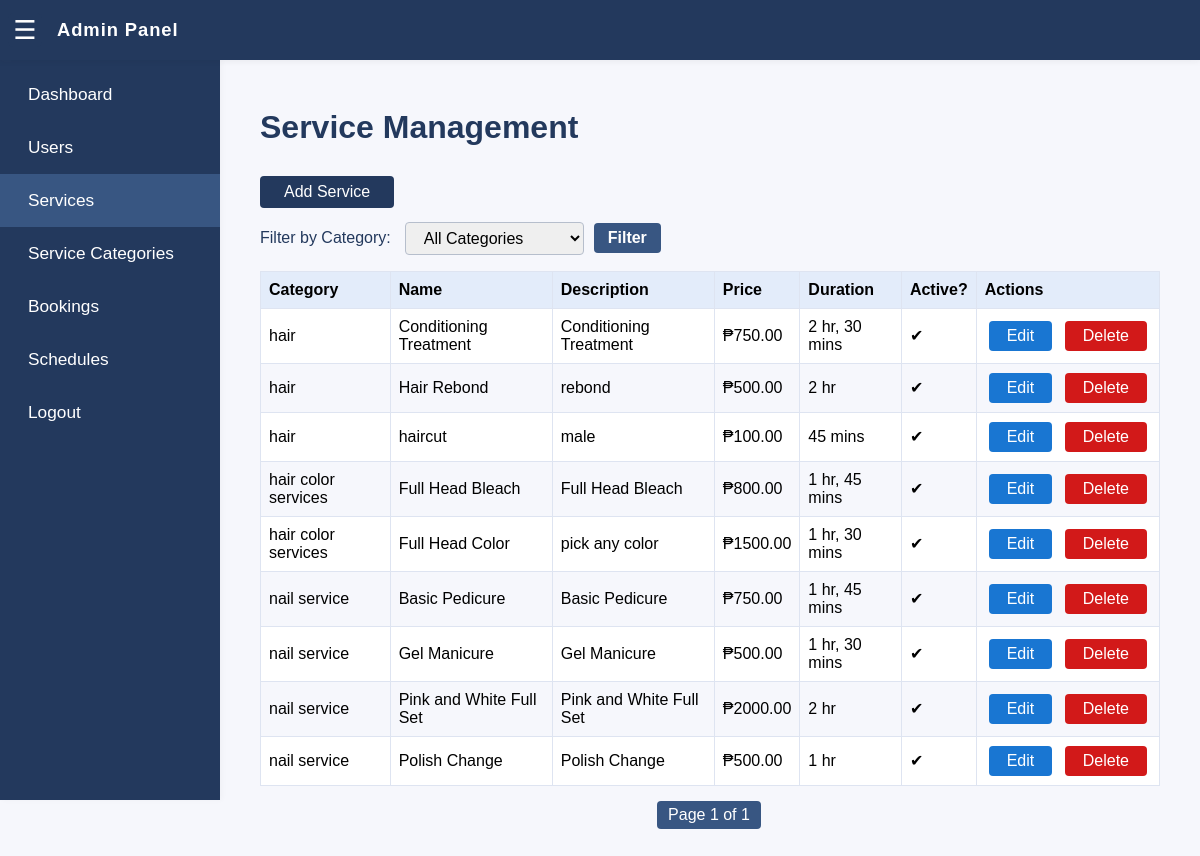
The app's page /dashboard/services/ (signed in) with its own data.
### booking/models.py (models this page shows, shortened)
class Service(models.Model):
    category = models.ForeignKey(ServiceCategory, on_delete=models.CASCADE, related_name='services')
    name = models.CharField(max_length=255)
    description = models.TextField()
    price = models.DecimalField(max_digits=10, decimal_places=2)
    duration_hours = models.PositiveIntegerField(default=0, help_text="Duration hours")
    duration_minutes = models.PositiveIntegerField(default=0, help_text="Duration minutes")
    image = models.ImageField(upload_to='services/', blank=True, null=True)
    is_active = models.BooleanField(default=True)
    class Meta:
        ordering = ['category', 'name']

class ServiceCategory(models.Model):
    name = models.CharField(max_length=255)
    is_active = models.BooleanField(default=True)
    class Meta:
        verbose_name_plural = "Service Categories"

### booking/views.py (the view)
# urls.py: path('dashboard/services/', views.admin_services, name='admin_services'),
@login_required
def admin_services(request):
    service_qs = Service.objects.select_related('category').order_by('category__name', 'name')
    selected_category_id = request.GET.get('category')
    if selected_category_id:
        service_qs = service_qs.filter(category_id=selected_category_id)
    paginator = Paginator(service_qs, 10)
    page_number = request.GET.get('page')
    services = paginator.get_page(page_number)
    categories = ServiceCategory.objects.all().order_by('name')
    return render(request, 'admin/admin_services.html', {
        'services': services,
        'categories': categories,
        'selected_category_id': selected_category_id,
    })

### booking/templates/admin/admin_services.html (shortened to what this page needs)
<!DOCTYPE html>
<html lang="en">
<head>
</head>
<body>
    <div class="app-header">
        <button class="hamburger" id="sidebarToggle" aria-label="Open menu">
            <span>&#9776;</span>
        </button>
        <span class="header-title">Admin Panel</span>
    </div>
    <nav class="sidebar" id="sidebar">
        <div class="sidebar-nav">
            <a href="{% url 'admin_dashboard' %}" class="{% if request.resolver_match.url_name == 'admin_dashboard' %}active{% endif %}">Dashboard</a>
            <a href="{% url 'admin_users' %}" class="{% if request.resolver_match.url_name == 'admin_users' %}active{% endif %}">Users</a>
            <a href="{% url 'admin_services' %}" class="{% if request.resolver_match.url_name == 'admin_services' %}active{% endif %}">Services</a>
            <a href="{% url 'admin_servicecategory_list' %}" class="{% if request.resolver_match.url_name == 'admin_servicecategory_list' %}active{% endif %}">Service Categories</a>
            <a href="{% url 'admin_bookings' %}" class="{% if request.resolver_match.url_name == 'admin_bookings' %}active{% endif %}">Bookings</a>
            <a href="{% url 'admin_schedule' %}" class="{% if request.resolver_match.url_name == 'admin_schedule' %}active{% endif %}">Schedules</a>
            <a href="{% url 'admin_logout' %}" class="logout">Logout</a>
        </div>
    </nav>
    <div class="main-content" id="mainContent">
        <h1 style="color:#23395d">Service Management</h1>
        <a href="{% url 'admin_add_service' %}" class="btn-add-service">Add Service</a>
        <form class="filter-bar" method="get" action="">
            <label for="category-select">Filter by Category:</label>
            <select name="category" id="category-select">
                <option value="">All Categories</option>
            </select>
            <button type="submit">Filter</button>
        </form>
        <table>
            <thead>
                <tr>
                    <th>Category</th>
                    <th>Name</th>
                    <th>Description</th>
                    <th>Price</th>
                    <th>Duration</th>
                    <th>Active?</th>
                    <th>Actions</th>
                </tr>
            </thead>
            <tbody>
                {% for service in services %}
                <tr>
                    <td>{{ service.category.name }}</td>
                    <td>{{ service.name }}</td>
                    <td>{{ service.description|linebreaksbr }}</td>
                    <td>₱{{ service.price }}</td>
                    <td>
                        {% if service.duration_hours %}{{ service.duration_hours }} hr{% if service.duration_minutes %}, {% endif %}{% endif %}
                        {% if service.duration_minutes %}{{ service.duration_minutes }} mins{% endif %}
                    </td>
                    <td>{% if service.is_active %}✔{% else %}✗{% endif %}</td>
                    <td class="actions">
                        <a href="{% url 'admin_edit_service' service.id %}" class="btn-action btn-edit">Edit</a>
                        <form method="post" action="{% url 'admin_delete_service' service.id %}" style="display:inline;" onsubmit="return confirm('Are you sure you want to delete the service &quot;{{ service.name }}&quot;?');">
                            <button type="submit" class="btn-action btn-delete">Delete</button>
                        </form>
                    </td>
                </tr>
                {% empty %}
                <tr>
                    <td colspan="7"><em>No services found.</em></td>
                </tr>
                {% endfor %}
            </tbody>
        </table>
        <div class="pagination">
            <span class="current">Page {{ services.number }} of {{ services.paginator.num_pages }}</span>
        </div>
    </div>
</body>
</html>

### booking/templates/admin/admin_services.html (style rules this page uses)
body { font-family: Arial, sans-serif; margin: 0; background: #f6f7fc; }
.app-header { position: fixed; top: 0; left: 0; right: 0; height: 60px; background: #23395d; color: #fff; z-index: 1200; display: flex; align-items: center; padding-left: 8px; box-shadow: 0 2px 6px rgba(34,34,36,0.05); }
.app-header .hamburger { width: 34px; height: 34px; background: #23395d; color: #fff; border: none; display: flex; align-items: center; justify-content: center; cursor: pointer; border-radius: 5px; outline: none; transition: background 0.2s; font-size: 26px; }
.app-header .header-title { margin-left: 15px; font-size: 1.15em; font-weight: 600; letter-spacing: .05em; flex: 1; }
.sidebar { position: fixed; left: 0; top: 60px; width: 220px; height: calc(100vh - 60px); background: #23395d; color: #fff; padding-top: 0; transition: transform 0.3s ease; z-index: 1000; box-shadow: 2px 0 6px rgba(34,34,36,0.03); display: flex; flex-direction: column; align-items: stretch; }
.sidebar-nav { flex: 1; display: flex; flex-direction: column; margin-top: 8px; }
.sidebar-nav a { display: block; padding: 16px 28px; color: #fff; text-decoration: none; transition: background 0.2s; font-size: 1.08em; }
.sidebar-nav a:hover, .sidebar-nav a.active { background: #385682; }
.main-content { margin-left: 220px; padding: 88px 40px 28px 40px; transition: margin-left 0.3s ease; }
.filter-bar { margin-bottom: 12px; display: flex; align-items: center; gap: 10px; }
.filter-bar label { font-weight: 500; color: #23395d; margin-right: 4px; }
.filter-bar select, .filter-bar button, .filter-bar a { font-size: 1em; padding: 6px 14px; border-radius: 4px; border: 1px solid #b6becc; outline: none; }
.filter-bar button { background: #385682; border: none; color: #fff; font-weight: 600; cursor: pointer; transition: background 0.2s; }
.btn-action { display: inline-block; background: #1976d2; color: #fff; padding: 6px 18px; border: none; border-radius: 4px; margin: 0 4px; cursor: pointer; font-size: 1em; text-align: center; transition: background 0.17s; text-decoration: none; }
.btn-action.btn-edit { background: #1976d2; }
.btn-action.btn-delete { background: #d21919; }
.btn-add-service { display: inline-block; background: #23395d; color: #fff; padding: 7px 24px; font-size: 1em; border: none; border-radius: 4px; margin-bottom: 14px; margin-top: 8px; margin-right: 6px; transition: background 0.2s; text-decoration: none; }
.actions { white-space: nowrap; }
table { border-collapse: collapse; background: #fff; width: 100%; margin-bottom: 14px; margin-top: 16px; }
th, td { border: 1px solid #dee4f1; padding: 9px 8px; text-align: left; }
th { background: #e3ecfa; font-weight: 600; }
tr:nth-child(even) { background: #f6f7fc; }
.pagination { margin-top: 15px; display: flex; justify-content: center; align-items: center; gap: 6px; }
.pagination a, .pagination span { display: inline-block; padding: 5px 11px; background: #23395d; color: #fff; text-decoration: none; border-radius: 4px; margin-right: 2px; font-size: 1em; }
.pagination span.current { background: #385682; }

### records on screen
Service: category.name "hair", name "Conditioning Treatment", description "Conditioning Treatment", price "750.00", duration_hours "2", duration_minutes "30"
Service: category.name "hair", name "Hair Rebond", description "rebond", price "500.00", duration_hours "2"
Service: category.name "hair", name "haircut", description "male", price "100.00", duration_minutes "45"
Service: category.name "hair color services", name "Full Head Bleach", description "Full Head Bleach", price "800.00", duration_hours "1", duration_minutes "45"
Service: category.name "hair color services", name "Full Head Color", description "pick any color", price "1500.00", duration_hours "1", duration_minutes "30"
Service: category.name "nail service", name "Basic Pedicure", description "Basic Pedicure", price "750.00", duration_hours "1", duration_minutes "45"
Service: category.name "nail service", name "Gel Manicure", description "Gel Manicure", price "500.00", duration_hours "1", duration_minutes "30"
Service: category.name "nail service", name "Pink and White Full Set", description "Pink and White Full Set", price "2000.00", duration_hours "2"
Service: category.name "nail service", name "Polish Change", description "Polish Change", price "500.00", duration_hours "1"

### other values on screen
{{ services.number }} "1"
{{ services.paginator.num_pages }} "1"
